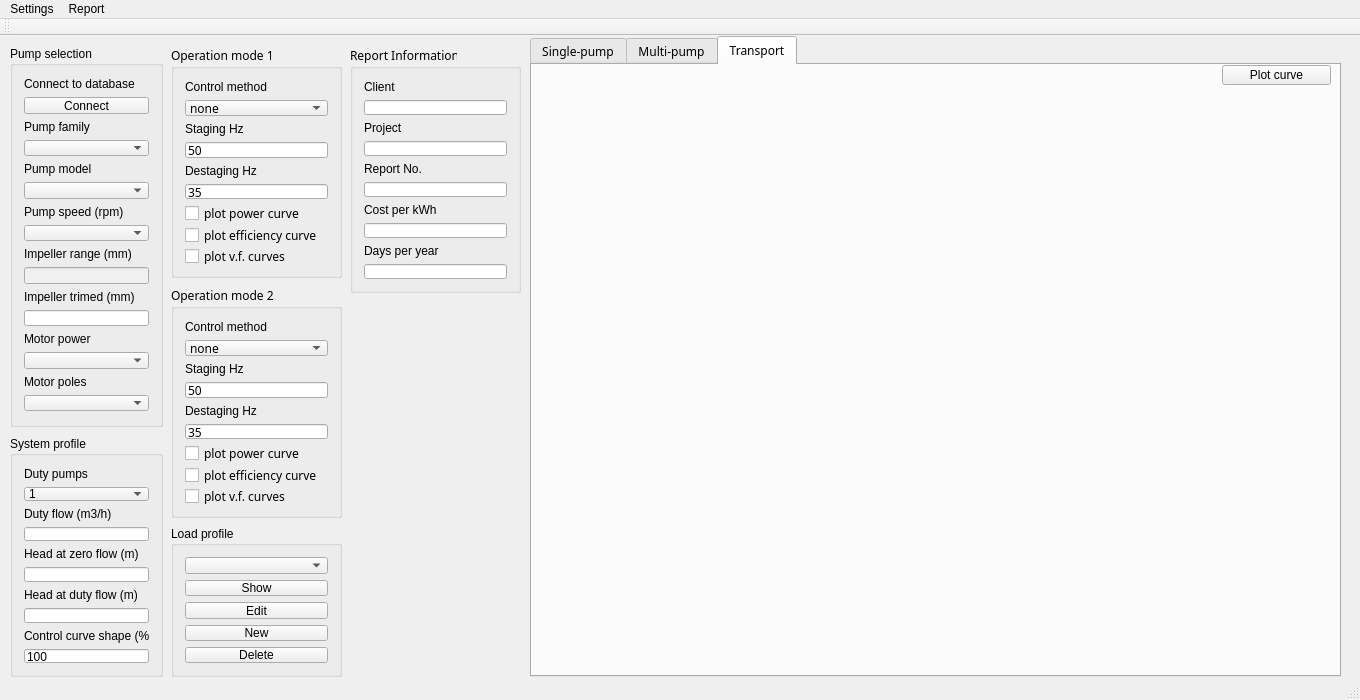
<?xml version="1.0" encoding="UTF-8"?>
<ui version="4.0">
 <class>MainWindow</class>
 <widget class="QMainWindow" name="MainWindow">
  <property name="geometry">
   <rect>
    <x>0</x>
    <y>0</y>
    <width>1360</width>
    <height>700</height>
   </rect>
  </property>
  <property name="windowTitle">
   <string>Pumping System Curver</string>
  </property>
  <widget class="QWidget" name="centralWidget">
   <widget class="QTabWidget" name="tabWidget">
    <property name="geometry">
     <rect>
      <x>530</x>
      <y>0</y>
      <width>811</width>
      <height>641</height>
     </rect>
    </property>
    <property name="sizePolicy">
     <sizepolicy hsizetype="Preferred" vsizetype="Preferred">
      <horstretch>0</horstretch>
      <verstretch>0</verstretch>
     </sizepolicy>
    </property>
    <property name="font">
     <font>
      <family>微软雅黑</family>
     </font>
    </property>
    <property name="currentIndex">
     <number>2</number>
    </property>
    <widget class="QWidget" name="tab">
     <attribute name="title">
      <string>Single-pump</string>
     </attribute>
     <widget class="MyCustomPlot" name="customPlot" native="true">
      <property name="geometry">
       <rect>
        <x>0</x>
        <y>20</y>
        <width>801</width>
        <height>591</height>
       </rect>
      </property>
      <property name="styleSheet">
       <string notr="true">font: 9pt &quot;微软雅黑&quot;;</string>
      </property>
     </widget>
     <widget class="QPushButton" name="pushButton_show_single_pump_curve">
      <property name="geometry">
       <rect>
        <x>690</x>
        <y>0</y>
        <width>109</width>
        <height>20</height>
       </rect>
      </property>
      <property name="sizePolicy">
       <sizepolicy hsizetype="Preferred" vsizetype="Preferred">
        <horstretch>0</horstretch>
        <verstretch>0</verstretch>
       </sizepolicy>
      </property>
      <property name="font">
       <font>
        <family>Arial</family>
        <weight>50</weight>
        <bold>false</bold>
       </font>
      </property>
      <property name="text">
       <string>Plot curve</string>
      </property>
     </widget>
    </widget>
    <widget class="QWidget" name="tab_2">
     <attribute name="title">
      <string>Multi-pump</string>
     </attribute>
     <widget class="MyCustomPlot" name="customPlot_2" native="true">
      <property name="geometry">
       <rect>
        <x>0</x>
        <y>20</y>
        <width>801</width>
        <height>591</height>
       </rect>
      </property>
     </widget>
     <widget class="QPushButton" name="pushButton_show_multi_pump_curve">
      <property name="geometry">
       <rect>
        <x>690</x>
        <y>0</y>
        <width>109</width>
        <height>20</height>
       </rect>
      </property>
      <property name="sizePolicy">
       <sizepolicy hsizetype="Preferred" vsizetype="Preferred">
        <horstretch>0</horstretch>
        <verstretch>0</verstretch>
       </sizepolicy>
      </property>
      <property name="font">
       <font>
        <family>Arial</family>
        <weight>50</weight>
        <bold>false</bold>
       </font>
      </property>
      <property name="text">
       <string>Plot curve</string>
      </property>
     </widget>
    </widget>
    <widget class="QWidget" name="tab_3">
     <attribute name="title">
      <string>Transport</string>
     </attribute>
     <widget class="MyCustomPlot" name="customPlot_3" native="true">
      <property name="geometry">
       <rect>
        <x>0</x>
        <y>20</y>
        <width>801</width>
        <height>591</height>
       </rect>
      </property>
     </widget>
     <widget class="QPushButton" name="pushButton_transport_curve">
      <property name="geometry">
       <rect>
        <x>690</x>
        <y>0</y>
        <width>109</width>
        <height>20</height>
       </rect>
      </property>
      <property name="sizePolicy">
       <sizepolicy hsizetype="Preferred" vsizetype="Preferred">
        <horstretch>0</horstretch>
        <verstretch>0</verstretch>
       </sizepolicy>
      </property>
      <property name="font">
       <font>
        <family>Arial</family>
        <weight>50</weight>
        <bold>false</bold>
       </font>
      </property>
      <property name="text">
       <string>Plot curve</string>
      </property>
     </widget>
    </widget>
   </widget>
   <widget class="QGroupBox" name="groupBox">
    <property name="geometry">
     <rect>
      <x>10</x>
      <y>10</y>
      <width>153</width>
      <height>381</height>
     </rect>
    </property>
    <property name="font">
     <font>
      <family>Arial</family>
     </font>
    </property>
    <property name="title">
     <string>Pump selection</string>
    </property>
    <layout class="QGridLayout" name="gridLayout">
     <item row="0" column="0">
      <widget class="QLabel" name="label_5">
       <property name="sizePolicy">
        <sizepolicy hsizetype="Preferred" vsizetype="Preferred">
         <horstretch>0</horstretch>
         <verstretch>0</verstretch>
        </sizepolicy>
       </property>
       <property name="text">
        <string>Connect to database</string>
       </property>
      </widget>
     </item>
     <item row="1" column="0">
      <widget class="QPushButton" name="pushButton_connect">
       <property name="sizePolicy">
        <sizepolicy hsizetype="Preferred" vsizetype="Preferred">
         <horstretch>0</horstretch>
         <verstretch>0</verstretch>
        </sizepolicy>
       </property>
       <property name="text">
        <string>Connect</string>
       </property>
      </widget>
     </item>
     <item row="2" column="0">
      <widget class="QLabel" name="label">
       <property name="sizePolicy">
        <sizepolicy hsizetype="Preferred" vsizetype="Preferred">
         <horstretch>0</horstretch>
         <verstretch>0</verstretch>
        </sizepolicy>
       </property>
       <property name="text">
        <string>Pump family</string>
       </property>
      </widget>
     </item>
     <item row="3" column="0">
      <widget class="QComboBox" name="comboBox_pumpFamily">
       <property name="sizePolicy">
        <sizepolicy hsizetype="Preferred" vsizetype="Preferred">
         <horstretch>0</horstretch>
         <verstretch>0</verstretch>
        </sizepolicy>
       </property>
      </widget>
     </item>
     <item row="4" column="0">
      <widget class="QLabel" name="label_2">
       <property name="sizePolicy">
        <sizepolicy hsizetype="Preferred" vsizetype="Preferred">
         <horstretch>0</horstretch>
         <verstretch>0</verstretch>
        </sizepolicy>
       </property>
       <property name="text">
        <string>Pump model</string>
       </property>
      </widget>
     </item>
     <item row="5" column="0">
      <widget class="QComboBox" name="comboBox_pumpModel">
       <property name="sizePolicy">
        <sizepolicy hsizetype="Preferred" vsizetype="Preferred">
         <horstretch>0</horstretch>
         <verstretch>0</verstretch>
        </sizepolicy>
       </property>
      </widget>
     </item>
     <item row="6" column="0">
      <widget class="QLabel" name="label_3">
       <property name="sizePolicy">
        <sizepolicy hsizetype="Preferred" vsizetype="Preferred">
         <horstretch>0</horstretch>
         <verstretch>0</verstretch>
        </sizepolicy>
       </property>
       <property name="text">
        <string>Pump speed (rpm)</string>
       </property>
      </widget>
     </item>
     <item row="7" column="0">
      <widget class="QComboBox" name="comboBox_pumpSpeed">
       <property name="sizePolicy">
        <sizepolicy hsizetype="Preferred" vsizetype="Preferred">
         <horstretch>0</horstretch>
         <verstretch>0</verstretch>
        </sizepolicy>
       </property>
      </widget>
     </item>
     <item row="8" column="0">
      <widget class="QLabel" name="label_6">
       <property name="sizePolicy">
        <sizepolicy hsizetype="Preferred" vsizetype="Preferred">
         <horstretch>0</horstretch>
         <verstretch>0</verstretch>
        </sizepolicy>
       </property>
       <property name="text">
        <string>Impeller range (mm)</string>
       </property>
      </widget>
     </item>
     <item row="9" column="0">
      <widget class="QLineEdit" name="lineEdit_impRange">
       <property name="sizePolicy">
        <sizepolicy hsizetype="Preferred" vsizetype="Preferred">
         <horstretch>0</horstretch>
         <verstretch>0</verstretch>
        </sizepolicy>
       </property>
       <property name="styleSheet">
        <string notr="true">background-color: rgb(240, 240, 240);</string>
       </property>
       <property name="readOnly">
        <bool>true</bool>
       </property>
      </widget>
     </item>
     <item row="10" column="0">
      <widget class="QLabel" name="label_7">
       <property name="sizePolicy">
        <sizepolicy hsizetype="Preferred" vsizetype="Preferred">
         <horstretch>0</horstretch>
         <verstretch>0</verstretch>
        </sizepolicy>
       </property>
       <property name="text">
        <string>Impeller trimed (mm)</string>
       </property>
      </widget>
     </item>
     <item row="11" column="0">
      <widget class="QLineEdit" name="lineEdit_impTrimed">
       <property name="sizePolicy">
        <sizepolicy hsizetype="Preferred" vsizetype="Preferred">
         <horstretch>0</horstretch>
         <verstretch>0</verstretch>
        </sizepolicy>
       </property>
      </widget>
     </item>
     <item row="12" column="0">
      <widget class="QLabel" name="label_4">
       <property name="sizePolicy">
        <sizepolicy hsizetype="Preferred" vsizetype="Preferred">
         <horstretch>0</horstretch>
         <verstretch>0</verstretch>
        </sizepolicy>
       </property>
       <property name="font">
        <font>
         <family>Arial</family>
        </font>
       </property>
       <property name="text">
        <string>Motor power</string>
       </property>
      </widget>
     </item>
     <item row="13" column="0">
      <widget class="QComboBox" name="comboBox_motor">
       <property name="sizePolicy">
        <sizepolicy hsizetype="Preferred" vsizetype="Preferred">
         <horstretch>0</horstretch>
         <verstretch>0</verstretch>
        </sizepolicy>
       </property>
      </widget>
     </item>
     <item row="14" column="0">
      <widget class="QLabel" name="label_8">
       <property name="sizePolicy">
        <sizepolicy hsizetype="Preferred" vsizetype="Preferred">
         <horstretch>0</horstretch>
         <verstretch>0</verstretch>
        </sizepolicy>
       </property>
       <property name="font">
        <font>
         <family>Arial</family>
        </font>
       </property>
       <property name="text">
        <string>Motor poles</string>
       </property>
      </widget>
     </item>
     <item row="15" column="0">
      <widget class="QComboBox" name="comboBox_motor_poles">
       <property name="sizePolicy">
        <sizepolicy hsizetype="Preferred" vsizetype="Preferred">
         <horstretch>0</horstretch>
         <verstretch>0</verstretch>
        </sizepolicy>
       </property>
      </widget>
     </item>
    </layout>
   </widget>
   <widget class="QGroupBox" name="groupBox_2">
    <property name="geometry">
     <rect>
      <x>10</x>
      <y>400</y>
      <width>153</width>
      <height>241</height>
     </rect>
    </property>
    <property name="font">
     <font>
      <family>Arial</family>
     </font>
    </property>
    <property name="title">
     <string>System profile</string>
    </property>
    <layout class="QGridLayout" name="gridLayout_2">
     <item row="9" column="0">
      <widget class="QLineEdit" name="lineEdit_control_curve_shaping">
       <property name="sizePolicy">
        <sizepolicy hsizetype="Preferred" vsizetype="Preferred">
         <horstretch>0</horstretch>
         <verstretch>0</verstretch>
        </sizepolicy>
       </property>
       <property name="text">
        <string>100</string>
       </property>
      </widget>
     </item>
     <item row="3" column="0">
      <widget class="QLineEdit" name="lineEdit_total_flow">
       <property name="sizePolicy">
        <sizepolicy hsizetype="Preferred" vsizetype="Preferred">
         <horstretch>0</horstretch>
         <verstretch>0</verstretch>
        </sizepolicy>
       </property>
      </widget>
     </item>
     <item row="2" column="0">
      <widget class="QLabel" name="label_10">
       <property name="sizePolicy">
        <sizepolicy hsizetype="Preferred" vsizetype="Preferred">
         <horstretch>0</horstretch>
         <verstretch>0</verstretch>
        </sizepolicy>
       </property>
       <property name="font">
        <font>
         <family>Arial</family>
        </font>
       </property>
       <property name="text">
        <string>Duty flow (m3/h)</string>
       </property>
      </widget>
     </item>
     <item row="0" column="0">
      <widget class="QLabel" name="label_9">
       <property name="sizePolicy">
        <sizepolicy hsizetype="Preferred" vsizetype="Preferred">
         <horstretch>0</horstretch>
         <verstretch>0</verstretch>
        </sizepolicy>
       </property>
       <property name="font">
        <font>
         <family>Arial</family>
        </font>
       </property>
       <property name="text">
        <string>Duty pumps</string>
       </property>
      </widget>
     </item>
     <item row="4" column="0">
      <widget class="QLabel" name="label_11">
       <property name="sizePolicy">
        <sizepolicy hsizetype="Preferred" vsizetype="Preferred">
         <horstretch>0</horstretch>
         <verstretch>0</verstretch>
        </sizepolicy>
       </property>
       <property name="font">
        <font>
         <family>Arial</family>
        </font>
       </property>
       <property name="text">
        <string>Head at zero flow (m)</string>
       </property>
      </widget>
     </item>
     <item row="6" column="0">
      <widget class="QLabel" name="label_12">
       <property name="sizePolicy">
        <sizepolicy hsizetype="Preferred" vsizetype="Preferred">
         <horstretch>0</horstretch>
         <verstretch>0</verstretch>
        </sizepolicy>
       </property>
       <property name="font">
        <font>
         <family>Arial</family>
        </font>
       </property>
       <property name="text">
        <string>Head at duty flow (m)</string>
       </property>
      </widget>
     </item>
     <item row="1" column="0">
      <widget class="QComboBox" name="comboBox_duty_pumps">
       <property name="sizePolicy">
        <sizepolicy hsizetype="Preferred" vsizetype="Preferred">
         <horstretch>0</horstretch>
         <verstretch>0</verstretch>
        </sizepolicy>
       </property>
       <item>
        <property name="text">
         <string>1</string>
        </property>
       </item>
       <item>
        <property name="text">
         <string>2</string>
        </property>
       </item>
       <item>
        <property name="text">
         <string>3</string>
        </property>
       </item>
       <item>
        <property name="text">
         <string>4</string>
        </property>
       </item>
       <item>
        <property name="text">
         <string>5</string>
        </property>
       </item>
       <item>
        <property name="text">
         <string>6</string>
        </property>
       </item>
       <item>
        <property name="text">
         <string>7</string>
        </property>
       </item>
       <item>
        <property name="text">
         <string>8</string>
        </property>
       </item>
       <item>
        <property name="text">
         <string>9</string>
        </property>
       </item>
      </widget>
     </item>
     <item row="5" column="0">
      <widget class="QLineEdit" name="lineEdit_head_zero_flow">
       <property name="sizePolicy">
        <sizepolicy hsizetype="Preferred" vsizetype="Preferred">
         <horstretch>0</horstretch>
         <verstretch>0</verstretch>
        </sizepolicy>
       </property>
      </widget>
     </item>
     <item row="7" column="0">
      <widget class="QLineEdit" name="lineEdit_head_total_flow">
       <property name="sizePolicy">
        <sizepolicy hsizetype="Preferred" vsizetype="Preferred">
         <horstretch>0</horstretch>
         <verstretch>0</verstretch>
        </sizepolicy>
       </property>
      </widget>
     </item>
     <item row="8" column="0">
      <widget class="QLabel" name="label_13">
       <property name="sizePolicy">
        <sizepolicy hsizetype="Preferred" vsizetype="Preferred">
         <horstretch>0</horstretch>
         <verstretch>0</verstretch>
        </sizepolicy>
       </property>
       <property name="font">
        <font>
         <family>Arial</family>
        </font>
       </property>
       <property name="text">
        <string>Control curve shape (%)</string>
       </property>
      </widget>
     </item>
    </layout>
   </widget>
   <widget class="QGroupBox" name="groupBox_3">
    <property name="geometry">
     <rect>
      <x>171</x>
      <y>10</y>
      <width>171</width>
      <height>232</height>
     </rect>
    </property>
    <property name="font">
     <font>
      <family>微软雅黑</family>
     </font>
    </property>
    <property name="title">
     <string>Operation mode 1</string>
    </property>
    <layout class="QVBoxLayout" name="verticalLayout_6">
     <item>
      <widget class="QLabel" name="label_31">
       <property name="sizePolicy">
        <sizepolicy hsizetype="Preferred" vsizetype="Preferred">
         <horstretch>0</horstretch>
         <verstretch>0</verstretch>
        </sizepolicy>
       </property>
       <property name="font">
        <font>
         <family>Arial</family>
        </font>
       </property>
       <property name="text">
        <string>Control method</string>
       </property>
      </widget>
     </item>
     <item>
      <widget class="QComboBox" name="comboBox_control_method_2">
       <property name="sizePolicy">
        <sizepolicy hsizetype="Preferred" vsizetype="Preferred">
         <horstretch>0</horstretch>
         <verstretch>0</verstretch>
        </sizepolicy>
       </property>
       <item>
        <property name="text">
         <string>none</string>
        </property>
       </item>
       <item>
        <property name="text">
         <string>all full speed, Eoc,</string>
        </property>
       </item>
       <item>
        <property name="text">
         <string>one VFD, Hz or Eoc, c1</string>
        </property>
       </item>
       <item>
        <property name="text">
         <string>one VFD, Hz or Eoc, c2</string>
        </property>
       </item>
       <item>
        <property name="text">
         <string>all VFD, Hz or Eoc, c1</string>
        </property>
       </item>
       <item>
        <property name="text">
         <string>all VFD, Hz or Eoc, c2</string>
        </property>
       </item>
       <item>
        <property name="text">
         <string>all VFD, best efficiency</string>
        </property>
       </item>
      </widget>
     </item>
     <item>
      <widget class="QLabel" name="label_33">
       <property name="sizePolicy">
        <sizepolicy hsizetype="Preferred" vsizetype="Preferred">
         <horstretch>0</horstretch>
         <verstretch>0</verstretch>
        </sizepolicy>
       </property>
       <property name="font">
        <font>
         <family>Arial</family>
        </font>
       </property>
       <property name="text">
        <string>Staging Hz</string>
       </property>
      </widget>
     </item>
     <item>
      <widget class="QLineEdit" name="lineEdit_StageHz_2">
       <property name="enabled">
        <bool>true</bool>
       </property>
       <property name="sizePolicy">
        <sizepolicy hsizetype="Preferred" vsizetype="Preferred">
         <horstretch>0</horstretch>
         <verstretch>0</verstretch>
        </sizepolicy>
       </property>
       <property name="text">
        <string>50</string>
       </property>
       <property name="readOnly">
        <bool>false</bool>
       </property>
      </widget>
     </item>
     <item>
      <widget class="QLabel" name="label_34">
       <property name="sizePolicy">
        <sizepolicy hsizetype="Preferred" vsizetype="Preferred">
         <horstretch>0</horstretch>
         <verstretch>0</verstretch>
        </sizepolicy>
       </property>
       <property name="font">
        <font>
         <family>Arial</family>
        </font>
       </property>
       <property name="text">
        <string>Destaging Hz</string>
       </property>
      </widget>
     </item>
     <item>
      <widget class="QLineEdit" name="lineEdit_DestageHz_2">
       <property name="sizePolicy">
        <sizepolicy hsizetype="Preferred" vsizetype="Preferred">
         <horstretch>0</horstretch>
         <verstretch>0</verstretch>
        </sizepolicy>
       </property>
       <property name="text">
        <string>35</string>
       </property>
      </widget>
     </item>
     <item>
      <widget class="QCheckBox" name="checkBox_power_curve_2">
       <property name="text">
        <string>plot power curve</string>
       </property>
      </widget>
     </item>
     <item>
      <widget class="QCheckBox" name="checkBox_effi_curve_2">
       <property name="text">
        <string>plot efficiency curve</string>
       </property>
      </widget>
     </item>
     <item>
      <widget class="QCheckBox" name="checkBox_vfd_curve_2">
       <property name="text">
        <string>plot v.f. curves</string>
       </property>
      </widget>
     </item>
    </layout>
   </widget>
   <widget class="QGroupBox" name="groupBox_4">
    <property name="geometry">
     <rect>
      <x>171</x>
      <y>250</y>
      <width>171</width>
      <height>232</height>
     </rect>
    </property>
    <property name="font">
     <font>
      <family>微软雅黑</family>
     </font>
    </property>
    <property name="title">
     <string>Operation mode 2</string>
    </property>
    <layout class="QVBoxLayout" name="verticalLayout">
     <item>
      <widget class="QLabel" name="label_41">
       <property name="sizePolicy">
        <sizepolicy hsizetype="Preferred" vsizetype="Preferred">
         <horstretch>0</horstretch>
         <verstretch>0</verstretch>
        </sizepolicy>
       </property>
       <property name="font">
        <font>
         <family>Arial</family>
        </font>
       </property>
       <property name="text">
        <string>Control method</string>
       </property>
      </widget>
     </item>
     <item>
      <widget class="QComboBox" name="comboBox_control_method">
       <property name="sizePolicy">
        <sizepolicy hsizetype="Preferred" vsizetype="Fixed">
         <horstretch>0</horstretch>
         <verstretch>0</verstretch>
        </sizepolicy>
       </property>
       <item>
        <property name="text">
         <string>none</string>
        </property>
       </item>
       <item>
        <property name="text">
         <string>all full speed, Eoc</string>
        </property>
       </item>
       <item>
        <property name="text">
         <string>one VFD, Hz or Eoc, c1</string>
        </property>
       </item>
       <item>
        <property name="text">
         <string>one VFD, Hz or Eoc, c2</string>
        </property>
       </item>
       <item>
        <property name="text">
         <string>all VFD, Hz or Eoc, c1</string>
        </property>
       </item>
       <item>
        <property name="text">
         <string>all VFD, Hz or Eoc, c2</string>
        </property>
       </item>
       <item>
        <property name="text">
         <string>all VFD, best efficiency</string>
        </property>
       </item>
      </widget>
     </item>
     <item>
      <widget class="QLabel" name="label_43">
       <property name="sizePolicy">
        <sizepolicy hsizetype="Preferred" vsizetype="Preferred">
         <horstretch>0</horstretch>
         <verstretch>0</verstretch>
        </sizepolicy>
       </property>
       <property name="font">
        <font>
         <family>Arial</family>
        </font>
       </property>
       <property name="text">
        <string>Staging Hz</string>
       </property>
      </widget>
     </item>
     <item>
      <widget class="QLineEdit" name="lineEdit_StageHz">
       <property name="sizePolicy">
        <sizepolicy hsizetype="Preferred" vsizetype="Preferred">
         <horstretch>0</horstretch>
         <verstretch>0</verstretch>
        </sizepolicy>
       </property>
       <property name="text">
        <string>50</string>
       </property>
      </widget>
     </item>
     <item>
      <widget class="QLabel" name="label_44">
       <property name="sizePolicy">
        <sizepolicy hsizetype="Preferred" vsizetype="Preferred">
         <horstretch>0</horstretch>
         <verstretch>0</verstretch>
        </sizepolicy>
       </property>
       <property name="font">
        <font>
         <family>Arial</family>
        </font>
       </property>
       <property name="text">
        <string>Destaging Hz</string>
       </property>
      </widget>
     </item>
     <item>
      <widget class="QLineEdit" name="lineEdit_DestageHz">
       <property name="sizePolicy">
        <sizepolicy hsizetype="Preferred" vsizetype="Preferred">
         <horstretch>0</horstretch>
         <verstretch>0</verstretch>
        </sizepolicy>
       </property>
       <property name="text">
        <string>35</string>
       </property>
      </widget>
     </item>
     <item>
      <widget class="QCheckBox" name="checkBox_power_curve">
       <property name="text">
        <string>plot power curve</string>
       </property>
      </widget>
     </item>
     <item>
      <widget class="QCheckBox" name="checkBox_effi_curve">
       <property name="text">
        <string>plot efficiency curve</string>
       </property>
      </widget>
     </item>
     <item>
      <widget class="QCheckBox" name="checkBox_vfd_curve">
       <property name="text">
        <string>plot v.f. curves</string>
       </property>
      </widget>
     </item>
    </layout>
   </widget>
   <widget class="QGroupBox" name="groupBox_5">
    <property name="geometry">
     <rect>
      <x>171</x>
      <y>490</y>
      <width>171</width>
      <height>151</height>
     </rect>
    </property>
    <property name="font">
     <font>
      <family>Arial</family>
     </font>
    </property>
    <property name="title">
     <string>Load profile</string>
    </property>
    <layout class="QGridLayout" name="gridLayout_3">
     <item row="2" column="0">
      <widget class="QPushButton" name="pushButton_edit_loadprofile">
       <property name="sizePolicy">
        <sizepolicy hsizetype="Preferred" vsizetype="Preferred">
         <horstretch>0</horstretch>
         <verstretch>0</verstretch>
        </sizepolicy>
       </property>
       <property name="font">
        <font>
         <family>Arial</family>
        </font>
       </property>
       <property name="text">
        <string>Edit</string>
       </property>
      </widget>
     </item>
     <item row="1" column="0">
      <widget class="QPushButton" name="pushButton_show_loadprofile">
       <property name="sizePolicy">
        <sizepolicy hsizetype="Preferred" vsizetype="Preferred">
         <horstretch>0</horstretch>
         <verstretch>0</verstretch>
        </sizepolicy>
       </property>
       <property name="font">
        <font>
         <family>Arial</family>
        </font>
       </property>
       <property name="text">
        <string>Show</string>
       </property>
      </widget>
     </item>
     <item row="3" column="0">
      <widget class="QPushButton" name="pushButton_new_loadprofile">
       <property name="sizePolicy">
        <sizepolicy hsizetype="Preferred" vsizetype="Preferred">
         <horstretch>0</horstretch>
         <verstretch>0</verstretch>
        </sizepolicy>
       </property>
       <property name="font">
        <font>
         <family>Arial</family>
        </font>
       </property>
       <property name="text">
        <string>New</string>
       </property>
      </widget>
     </item>
     <item row="0" column="0">
      <widget class="QComboBox" name="comboBox_loadprofile_app">
       <property name="sizePolicy">
        <sizepolicy hsizetype="Preferred" vsizetype="Preferred">
         <horstretch>0</horstretch>
         <verstretch>0</verstretch>
        </sizepolicy>
       </property>
       <property name="font">
        <font>
         <family>Arial</family>
         <pointsize>9</pointsize>
        </font>
       </property>
      </widget>
     </item>
     <item row="5" column="0">
      <spacer name="verticalSpacer">
       <property name="orientation">
        <enum>Qt::Vertical</enum>
       </property>
       <property name="sizeHint" stdset="0">
        <size>
         <width>20</width>
         <height>40</height>
        </size>
       </property>
      </spacer>
     </item>
     <item row="4" column="0">
      <widget class="QPushButton" name="pushButton_delete_loadprofile">
       <property name="sizePolicy">
        <sizepolicy hsizetype="Preferred" vsizetype="Preferred">
         <horstretch>0</horstretch>
         <verstretch>0</verstretch>
        </sizepolicy>
       </property>
       <property name="font">
        <font>
         <family>Arial</family>
        </font>
       </property>
       <property name="text">
        <string>Delete</string>
       </property>
      </widget>
     </item>
    </layout>
   </widget>
   <widget class="QGroupBox" name="groupBox_6">
    <property name="geometry">
     <rect>
      <x>350</x>
      <y>10</y>
      <width>171</width>
      <height>247</height>
     </rect>
    </property>
    <property name="font">
     <font>
      <family>微软雅黑</family>
     </font>
    </property>
    <property name="title">
     <string>Report Information</string>
    </property>
    <layout class="QVBoxLayout" name="verticalLayout_7">
     <item>
      <widget class="QLabel" name="label_35">
       <property name="sizePolicy">
        <sizepolicy hsizetype="Preferred" vsizetype="Preferred">
         <horstretch>0</horstretch>
         <verstretch>0</verstretch>
        </sizepolicy>
       </property>
       <property name="font">
        <font>
         <family>Arial</family>
        </font>
       </property>
       <property name="text">
        <string>Client</string>
       </property>
      </widget>
     </item>
     <item>
      <widget class="QLineEdit" name="lineEdit_client">
       <property name="enabled">
        <bool>true</bool>
       </property>
       <property name="sizePolicy">
        <sizepolicy hsizetype="Preferred" vsizetype="Preferred">
         <horstretch>0</horstretch>
         <verstretch>0</verstretch>
        </sizepolicy>
       </property>
       <property name="text">
        <string/>
       </property>
       <property name="readOnly">
        <bool>false</bool>
       </property>
      </widget>
     </item>
     <item>
      <widget class="QLabel" name="label_36">
       <property name="sizePolicy">
        <sizepolicy hsizetype="Preferred" vsizetype="Preferred">
         <horstretch>0</horstretch>
         <verstretch>0</verstretch>
        </sizepolicy>
       </property>
       <property name="font">
        <font>
         <family>Arial</family>
        </font>
       </property>
       <property name="text">
        <string>Project</string>
       </property>
      </widget>
     </item>
     <item>
      <widget class="QLineEdit" name="lineEdit_project">
       <property name="sizePolicy">
        <sizepolicy hsizetype="Preferred" vsizetype="Preferred">
         <horstretch>0</horstretch>
         <verstretch>0</verstretch>
        </sizepolicy>
       </property>
       <property name="text">
        <string/>
       </property>
      </widget>
     </item>
     <item>
      <widget class="QLabel" name="label_38">
       <property name="sizePolicy">
        <sizepolicy hsizetype="Preferred" vsizetype="Preferred">
         <horstretch>0</horstretch>
         <verstretch>0</verstretch>
        </sizepolicy>
       </property>
       <property name="font">
        <font>
         <family>Arial</family>
        </font>
       </property>
       <property name="text">
        <string>Report No.</string>
       </property>
      </widget>
     </item>
     <item>
      <widget class="QLineEdit" name="lineEdit_report_number">
       <property name="sizePolicy">
        <sizepolicy hsizetype="Preferred" vsizetype="Preferred">
         <horstretch>0</horstretch>
         <verstretch>0</verstretch>
        </sizepolicy>
       </property>
       <property name="text">
        <string/>
       </property>
      </widget>
     </item>
     <item>
      <widget class="QLabel" name="label_39">
       <property name="sizePolicy">
        <sizepolicy hsizetype="Preferred" vsizetype="Preferred">
         <horstretch>0</horstretch>
         <verstretch>0</verstretch>
        </sizepolicy>
       </property>
       <property name="font">
        <font>
         <family>Arial</family>
        </font>
       </property>
       <property name="text">
        <string>Cost per kWh</string>
       </property>
      </widget>
     </item>
     <item>
      <widget class="QLineEdit" name="lineEdit_cost_per_kwh">
       <property name="sizePolicy">
        <sizepolicy hsizetype="Preferred" vsizetype="Preferred">
         <horstretch>0</horstretch>
         <verstretch>0</verstretch>
        </sizepolicy>
       </property>
       <property name="text">
        <string/>
       </property>
      </widget>
     </item>
     <item>
      <widget class="QLabel" name="label_40">
       <property name="sizePolicy">
        <sizepolicy hsizetype="Preferred" vsizetype="Preferred">
         <horstretch>0</horstretch>
         <verstretch>0</verstretch>
        </sizepolicy>
       </property>
       <property name="font">
        <font>
         <family>Arial</family>
        </font>
       </property>
       <property name="text">
        <string>Days per year</string>
       </property>
      </widget>
     </item>
     <item>
      <widget class="QLineEdit" name="lineEdit_days_per_year">
       <property name="sizePolicy">
        <sizepolicy hsizetype="Preferred" vsizetype="Preferred">
         <horstretch>0</horstretch>
         <verstretch>0</verstretch>
        </sizepolicy>
       </property>
       <property name="text">
        <string/>
       </property>
      </widget>
     </item>
    </layout>
   </widget>
  </widget>
  <widget class="QMenuBar" name="menuBar">
   <property name="geometry">
    <rect>
     <x>0</x>
     <y>0</y>
     <width>1360</width>
     <height>21</height>
    </rect>
   </property>
   <widget class="QMenu" name="menuSet_DB">
    <property name="title">
     <string>Settings</string>
    </property>
    <addaction name="actionSet_database"/>
    <addaction name="actionSaveAs"/>
    <addaction name="actionLoad"/>
   </widget>
   <widget class="QMenu" name="menuReport">
    <property name="title">
     <string>Report</string>
    </property>
    <addaction name="actionGenerate_report"/>
    <addaction name="actionGenerate_report_2"/>
   </widget>
   <addaction name="menuSet_DB"/>
   <addaction name="menuReport"/>
  </widget>
  <widget class="QToolBar" name="mainToolBar">
   <attribute name="toolBarArea">
    <enum>TopToolBarArea</enum>
   </attribute>
   <attribute name="toolBarBreak">
    <bool>false</bool>
   </attribute>
  </widget>
  <widget class="QStatusBar" name="statusBar"/>
  <action name="actionSet_database">
   <property name="text">
    <string>Set database</string>
   </property>
  </action>
  <action name="actionSaveAs">
   <property name="text">
    <string>Save config as...</string>
   </property>
  </action>
  <action name="actionLoad">
   <property name="text">
    <string>Load config...</string>
   </property>
  </action>
  <action name="actionGenerate_report">
   <property name="text">
    <string>Generate report</string>
   </property>
  </action>
  <action name="actionGenerate_report_2">
   <property name="enabled">
    <bool>false</bool>
   </property>
   <property name="text">
    <string>Generate report 2</string>
   </property>
  </action>
 </widget>
 <layoutdefault spacing="6" margin="11"/>
 <customwidgets>
  <customwidget>
   <class>MyCustomPlot</class>
   <extends>QWidget</extends>
   <header>mycustomplot.h</header>
   <container>1</container>
  </customwidget>
 </customwidgets>
 <resources/>
 <connections/>
</ui>
